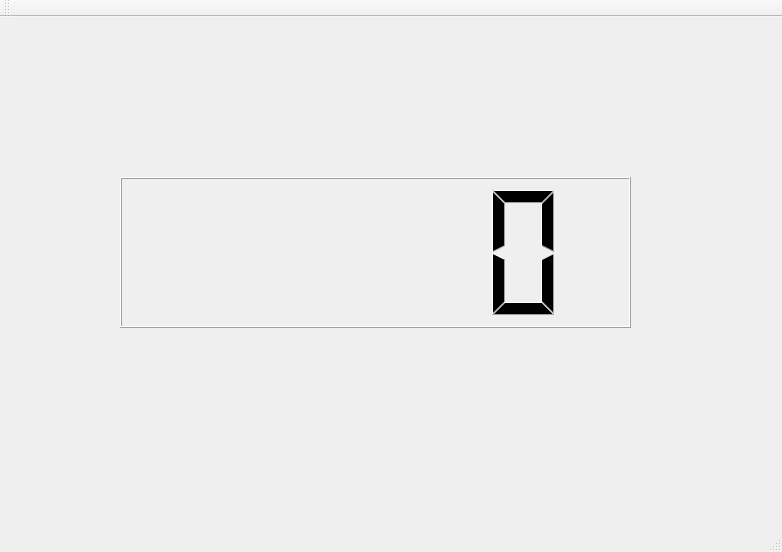
<?xml version="1.0" encoding="UTF-8"?>
<ui version="4.0">
 <class>GraderClass</class>
 <widget class="QMainWindow" name="GraderClass">
  <property name="geometry">
   <rect>
    <x>0</x>
    <y>0</y>
    <width>782</width>
    <height>552</height>
   </rect>
  </property>
  <property name="windowTitle">
   <string>Grader</string>
  </property>
  <widget class="QWidget" name="centralWidget">
   <widget class="QLCDNumber" name="lcdNumber">
    <property name="geometry">
     <rect>
      <x>120</x>
      <y>160</y>
      <width>511</width>
      <height>151</height>
     </rect>
    </property>
   </widget>
  </widget>
  <widget class="QMenuBar" name="menuBar">
   <property name="geometry">
    <rect>
     <x>0</x>
     <y>0</y>
     <width>782</width>
     <height>21</height>
    </rect>
   </property>
  </widget>
  <widget class="QToolBar" name="mainToolBar">
   <attribute name="toolBarArea">
    <enum>TopToolBarArea</enum>
   </attribute>
   <attribute name="toolBarBreak">
    <bool>false</bool>
   </attribute>
  </widget>
  <widget class="QStatusBar" name="statusBar"/>
 </widget>
 <layoutdefault spacing="6" margin="11"/>
 <resources>
  <include location="grader.qrc"/>
 </resources>
 <connections/>
</ui>
